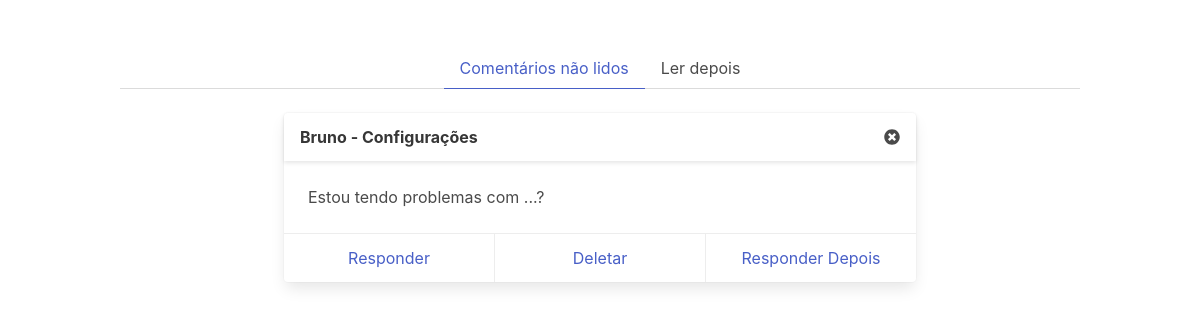
The app's page /manager/comments/, older data.
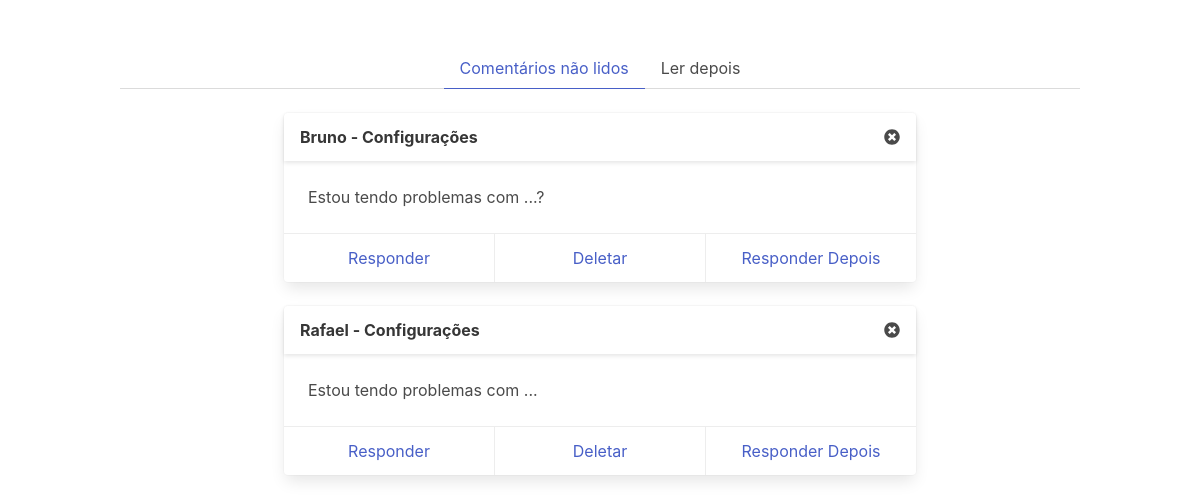
The same page, newer data.
### user/models.py (models this page shows, shortened)
class Comment(models.Model):
    article = models.ForeignKey(Article, on_delete=models.CASCADE,
                                related_name="article")
    user = models.ForeignKey(User, on_delete=models.CASCADE,
                             related_name="user_id")
    comment = models.TextField()
    published = models.DateField(default=timezone.now, blank=True)
    was_read_by_manager = models.BooleanField(default=False)
    is_on_the_waiting_list = models.BooleanField(default=False)

class User(models.Model):
    name = models.CharField(max_length=70)
    email = models.EmailField()
    image = models.ImageField()

class Article(models.Model):
    deleted = models.BooleanField(default=False)
    title = models.CharField(max_length=100, unique=True)
    published = models.DateTimeField(default=timezone.now, blank=True)
    num_comments = models.IntegerField(default=0)
    views = models.IntegerField(default=0)
    text = models.TextField()
    image = models.ImageField()
    tags = models.ManyToManyField(Tag, blank=True,
                                  related_name="tags")
    category = models.ForeignKey(Category, blank=True, null=True,
                                 related_name="category",
                                 on_delete=models.SET_NULL)

### manager/views.py (the view)
# urls.py: path('comments/', views.showComments, name='showComments'),
def showComments(request):
    was_read_by_manager = Q(was_read_by_manager=False)
    is_on_the_waiting_list = Q(is_on_the_waiting_list=False)
    new_comments = models.Comment.objects.filter(was_read_by_manager
                                                 & is_on_the_waiting_list)
    was_read_by_manager = Q(was_read_by_manager=False)
    is_on_the_waiting_list = Q(is_on_the_waiting_list=True)
    waiting_comments = models.Comment.objects\
                             .filter(was_read_by_manager
                                     & is_on_the_waiting_list)
    context = {
        'new_comments': new_comments,
        'waiting_comments': waiting_comments,
    }
    return render(request, 'manager/comments.html', context)

### manager/templates/manager/comments.html (shortened to what this page needs)
{% load static %}
<!DOCTYPE html>
<html>
<head>
    <link rel="stylesheet" href="https://cdnjs.cloudflare.com/ajax/libs/bulma/0.7.4/css/bulma.min.css">
</head>
<body>
    <section class="section">
        <article class="container">
            <div class="tabs is-centered" id="menu-comentaries">
                <ul>
                    <li class="is-active" id="new" data-id="new-comments"><a>Comentários não lidos</a></li>
                    <li id="waiting" data-id="waiting-comments"><a>Ler depois</a></li>
                </ul>
            </div>
            <div id="new-comments">
                {% for comment in new_comments %}
                <div class="columns is-centered" id="card-{{comment.id}}">
                    <div class="column is-8">
                        <div class="card">
                            <header class="card-header">
                                <h1 class="card-header-title">{{comment.user.name}} - {{comment.article.title}}</h1>
                                <span class="card-header-icon" onclick="read({{comment.id}});"><i class="fas fa-times-circle" title='marcar como lido'></i></span>
                            </header>
                            <div class="card-content">
                                <div class="content">
                                    <p>{{comment.comment}}</p>
                                </div>
                            </div>
                            <footer class="card-footer">
                                <span class="card-footer-item"><a onclick="replyComment({{comment.id}});">Responder</a></span>
                                <span class="card-footer-item"><a onclick="deleteComment({{comment.id}});">Deletar</a></span>
                                <span class="card-footer-item"><a onclick="addWaitListComment({{comment.id}});">Responder Depois</a></span>
                            </footer>
                        </div>
                    </div>
                </div>
                {% empty %}
                <h1 class="title has-text-centered">Não há novos comentários.</h1>
                {% endfor %}
            </div>
        </article>
    </section>
</body>
</html>

Row changes from the older to the newer data that the page shows:
added Comment: user.name "Rafael", article "Configurações", comment "Estou tendo problemas com ..."
